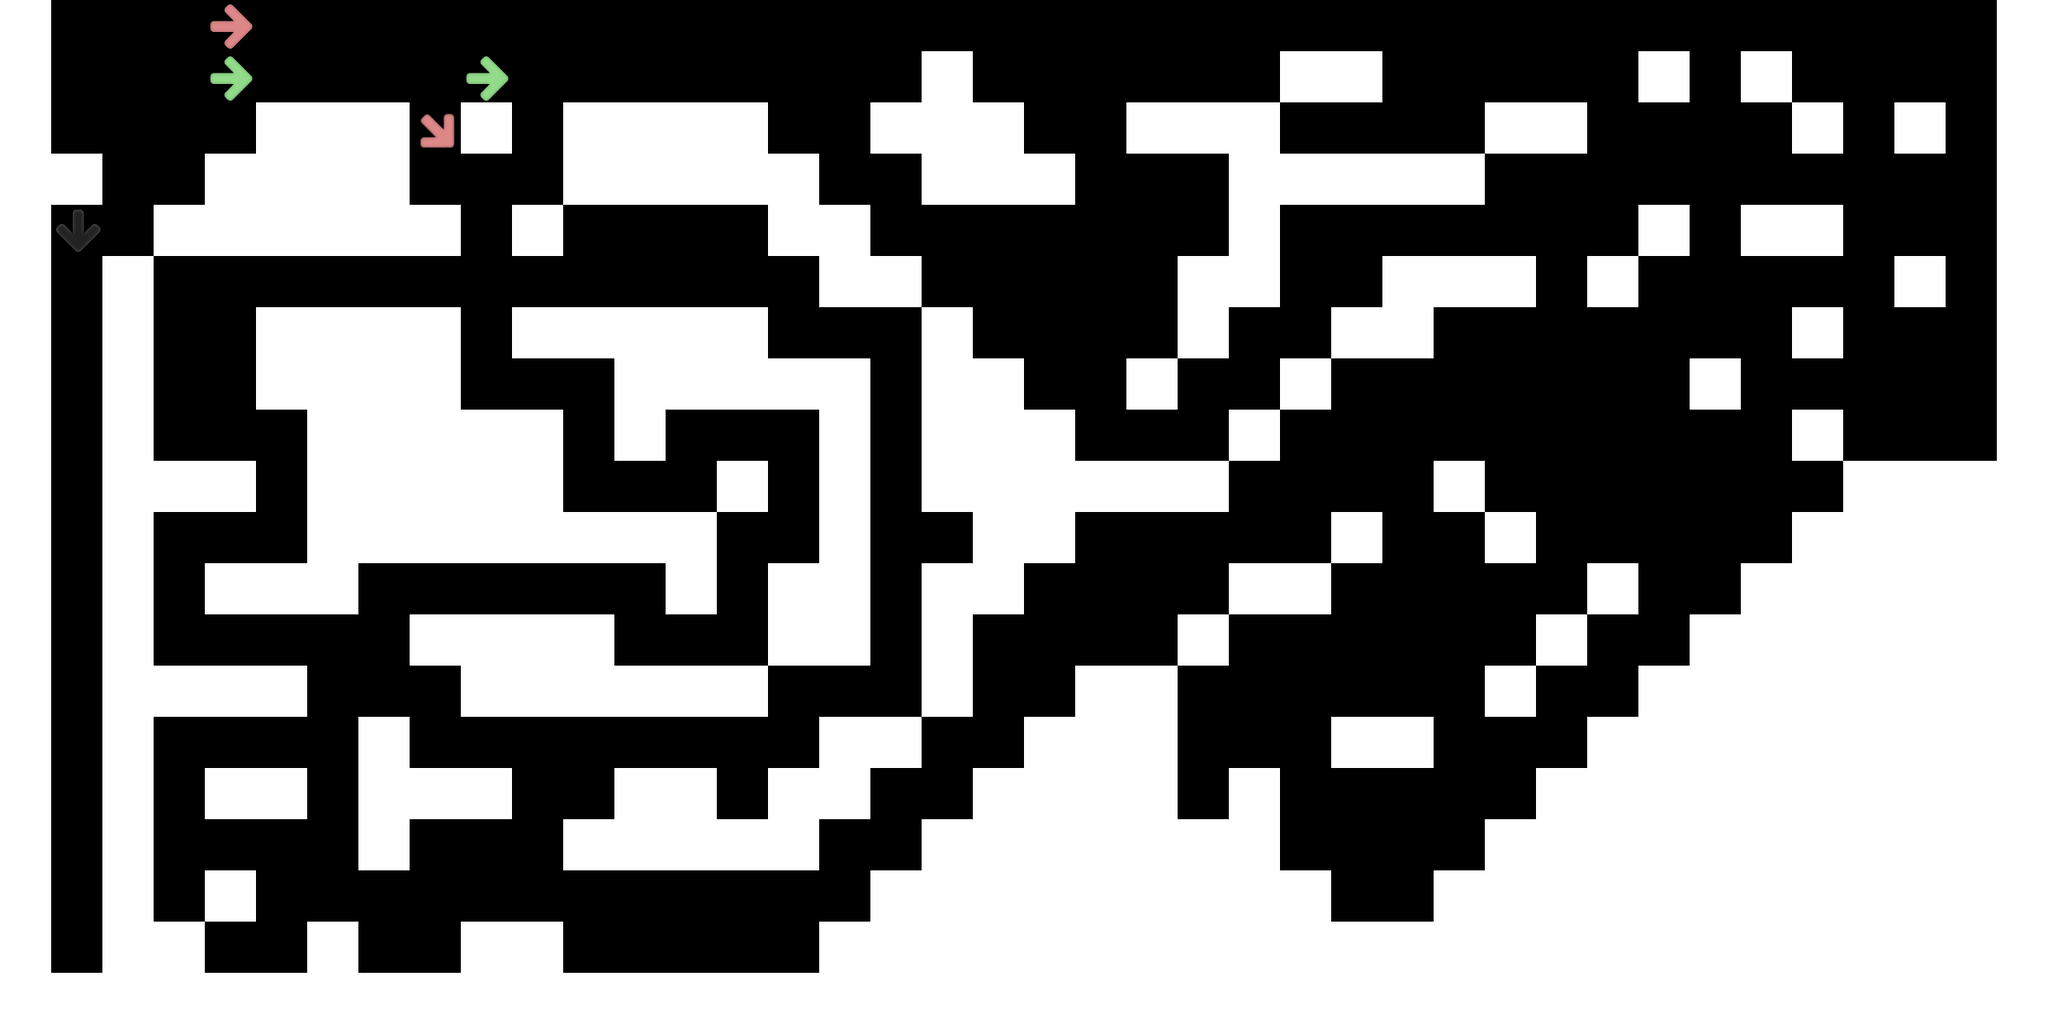

This is a level from a 2D game, rendered from its Tiled map with the project's own tilesets. A one-line summary and the map file follow, with tile-layer data summarised:
An orthogonal 40x20 tile map with 64x64 px tiles, 2 tile layers (Background, collision).

<map version="1.0" orientation="orthogonal" width="40" height="20" tilewidth="64" tileheight="64">
 <tileset firstgid="1" name="tiles" tilewidth="64" tileheight="64">
  <image source="../images/tiles.png" width="192" height="256" />
 </tileset>
 <layer name="Background" width="40" height="20">
  <data>[800 cells, 397 non-empty, 5 distinct tile ids]</data>
 </layer>
 <layer name="collision" width="40" height="20">
  <data>[800 cells, 392 non-empty, 1 distinct tile ids]</data>
 </layer>
</map>